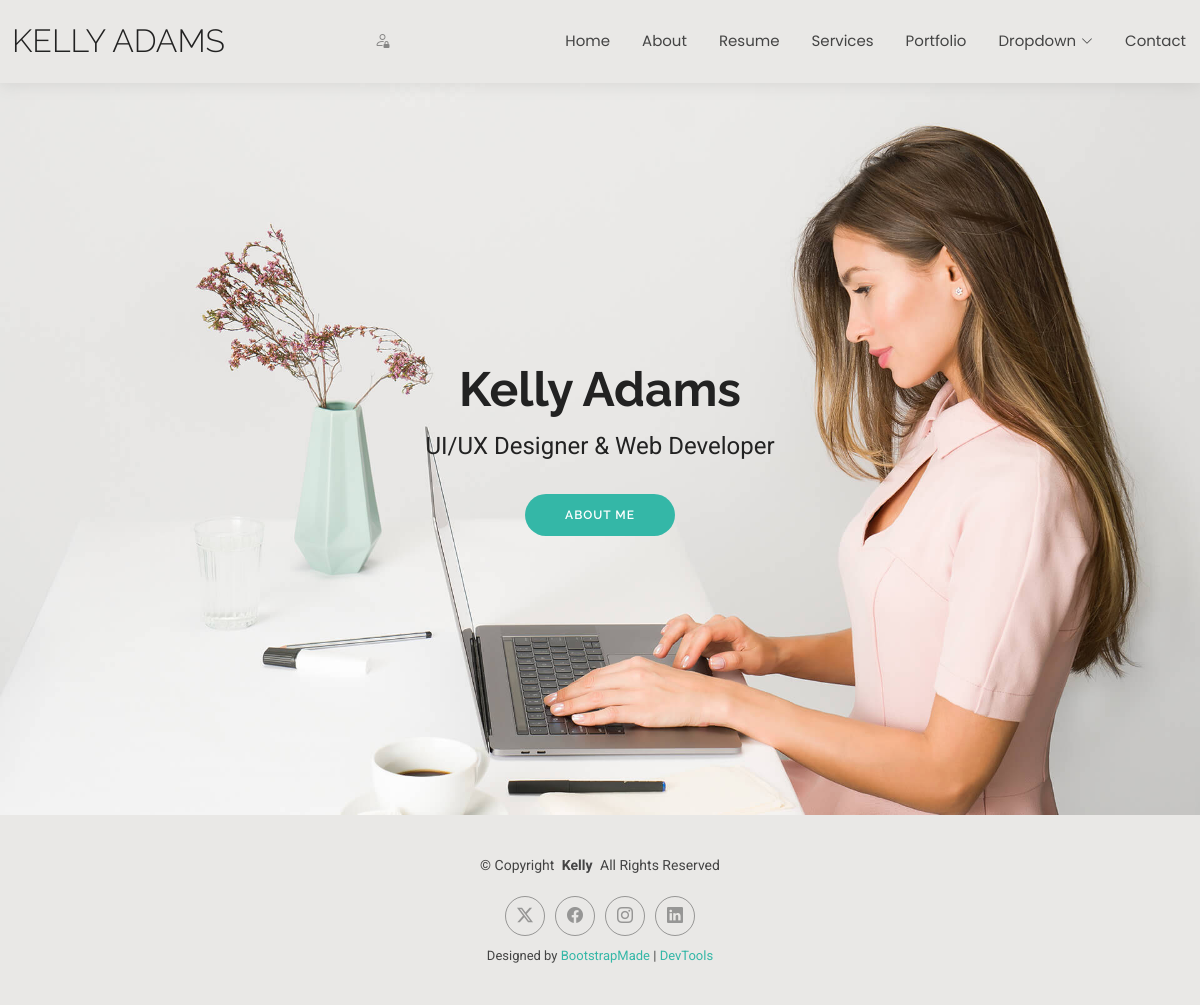
The page / on the database its author committed.
### tables this page shows
CREATE TABLE IF NOT EXISTS `profile` (
  `id` int UNSIGNED NOT NULL AUTO_INCREMENT,
  `name` varchar(100) DEFAULT NULL,
  `role` varchar(100) DEFAULT NULL,
  `description` text,
  `image` varchar(255) DEFAULT NULL,
  `birth_date` date DEFAULT NULL,
  `mobile` varchar(20) DEFAULT NULL,
  `city` varchar(100) DEFAULT NULL,
  `address` varchar(255) DEFAULT NULL,
  `email` varchar(255) DEFAULT NULL,
  `age` int DEFAULT NULL,
  `degree` varchar(150) DEFAULT NULL,
  `website` varchar(255) DEFAULT NULL,
  `freelance_status` varchar(50) DEFAULT NULL,
  PRIMARY KEY (`id`)
);

### index.php (the view, shortened to what this page needs)
<?php
require_once 'config/database.php';
?>
<?php include 'includes/header.php'; ?>
<main class="main">
    <section id="hero" class="hero section">
        <img src="assets/img/hero-bg.jpg" alt="" data-aos="fade-in">
        <div class="container text-center" data-aos="zoom-out" data-aos-delay="100">
            <div class="row justify-content-center">
                <div class="col-lg-8">
                    <h2><?= htmlspecialchars($profile['name']) ?></h2>
                    <p><?= htmlspecialchars($profile['role']) ?></p>
                    <a href="about.php" class="btn-get-started">About Me</a>
                </div>
            </div>
        </div>
    </section>
</main>
<?php include 'includes/footer.php'; ?>

### includes/header.php (shortened to what this page needs)
<?php
require_once __DIR__ . '/../config/database.php';
$stmt = $pdo->query("SELECT * FROM profile LIMIT 1");
$profile = $stmt->fetch(PDO::FETCH_ASSOC);
$bodyClass = $bodyClass ?? 'index-page';
$activePage = $activePage ?? '';
?>
<!DOCTYPE html>
<html lang="en">
<head>
    <link href="assets/vendor/bootstrap/css/bootstrap.min.css" rel="stylesheet">
    <link href="assets/vendor/bootstrap-icons/bootstrap-icons.css" rel="stylesheet">
    <link href="assets/vendor/aos/aos.css" rel="stylesheet">
    <link href="assets/vendor/swiper/swiper-bundle.min.css" rel="stylesheet">
    <link href="assets/vendor/glightbox/css/glightbox.min.css" rel="stylesheet">
    <link href="assets/css/main.css" rel="stylesheet">
</head>
<body class="<?= htmlspecialchars($bodyClass) ?>">
<header id="header" class="header d-flex align-items-center light-background sticky-top">
    <div class="container-fluid position-relative d-flex align-items-center justify-content-between">
        <a href="index.php" class="logo d-flex align-items-center me-auto me-xl-0">
            <h1 class="sitename"><?= htmlspecialchars($profile['name']) ?></h1>
        </a>
        <nav id="navmenu" class="navmenu">
            <ul>
                <li>
                    <a href="index.php" class="<?= $activePage === 'home' ? 'active' : '' ?>">
                        Home
                    </a>
                </li>
                <li>
                    <a href="about.php" class="<?= $activePage === 'about' ? 'active' : '' ?>">
                        About
                    </a>
                </li>
                <li>
                    <a href="resume.php" class="<?= $activePage === 'resume' ? 'active' : '' ?>">
                        Resume
                    </a>
                </li>
                <li>
                    <a href="services.php" class="<?= $activePage === 'services' ? 'active' : '' ?>">
                        Services
                    </a>
                </li>
                <li>
                    <a href="portfolio.php" class="<?= $activePage === 'portfolio' ? 'active' : '' ?>">
                        Portfolio
                    </a>
                </li>
                <li class="dropdown">
                    <a href="#">
                        <span>Dropdown</span>
                        <i class="bi bi-chevron-down toggle-dropdown"></i>
                    </a>
                </li>
                <li>
                    <a href="contact.html" class="<?= $activePage === 'contact' ? 'active' : '' ?>">
                        Contact
                    </a>
                </li>
            </ul>
        </nav>
        <div class="header-social-links">
            <a href="admin/login.php" class="admin-login" title="Admin Login">
                <i class="bi bi-person-lock"></i>
            </a>
        </div>
    </div>
</header>

### assets/css/main.css (style rules this page uses)
:root { --default-font: "Roboto", system-ui, -apple-system, "Segoe UI", Roboto, "Helvetica Neue", Arial, "Noto Sans", "Liberation Sans", sans-serif, "Apple Color Emoji", "Segoe UI Emoji", "Segoe UI Symbol", "Noto Color Emoji"; --heading-font: "Raleway", sans-serif; --nav-font: "Poppins", sans-serif; }
:root { --background-color: #ffffff; --default-color: #444444; --heading-color: #222222; --accent-color: #34b7a7; --surface-color: #ffffff; --contrast-color: #ffffff; }
:root { --nav-color: #444444; --nav-hover-color: #34b7a7; --nav-mobile-background-color: #ffffff; --nav-dropdown-background-color: #ffffff; --nav-dropdown-color: #444444; --nav-dropdown-hover-color: #34b7a7; }
.light-background { --background-color: #e9e8e6; --surface-color: #ffffff; }
:root { scroll-behavior: smooth; }
body { color: var(--default-color); background-color: var(--background-color); font-family: var(--default-font); }
a { color: var(--accent-color); text-decoration: none; transition: 0.3s; }
h1, h2, h3, h4, h5, h6 { color: var(--heading-color); font-family: var(--heading-font); }
.header { color: var(--default-color); background-color: var(--background-color); padding: 15px 0; transition: all 0.5s; z-index: 997; box-shadow: 0px 0 18px rgba(0, 0, 0, 0.1); }
.header .logo { line-height: 1; }
.header .logo h1 { font-size: 32px; margin: 0; font-weight: 300; text-transform: uppercase; color: var(--heading-color); }
.header .header-social-links { padding-right: 15px; }
.header .header-social-links a { color: color-mix(in srgb, var(--default-color), transparent 40%); padding-left: 6px; display: inline-block; transition: 0.3s; font-size: 16px; }
.header .header-social-links a i { line-height: 0px; }
@media (max-width: 1200px) { .header .logo { order: 1; } }
@media (max-width: 1200px) { .header .header-social-links { order: 2; } }
@media (max-width: 1200px) { .header .navmenu { order: 3; } }
@media (min-width: 1200px) { .navmenu { padding: 0; } }
@media (min-width: 1200px) { .navmenu ul { margin: 0; padding: 0; display: flex; list-style: none; align-items: center; } }
@media (min-width: 1200px) { .navmenu li { position: relative; } }
@media (min-width: 1200px) { .navmenu>ul>li { white-space: nowrap; padding: 15px 14px; } }
@media (min-width: 1200px) { .navmenu>ul>li:last-child { padding-right: 0; } }
@media (min-width: 1200px) { .navmenu a, .navmenu a:focus { color: var(--nav-color); font-size: 15px; padding: 0 2px; font-family: var(--nav-font); font-weight: 400; display: flex; align-items: center; justify-content: space-between; white-space: nowrap; transition: 0.3s; position: relative; } }
@media (min-width: 1200px) { .navmenu a i, .navmenu a:focus i { font-size: 12px; line-height: 0; margin-left: 5px; transition: 0.3s; } }
@media (min-width: 1200px) { .navmenu>ul>li>a:before { content: ""; position: absolute; height: 2px; bottom: -6px; left: 0; background-color: var(--nav-hover-color); visibility: hidden; width: 0px; transition: all 0.3s ease-in-out 0s; } }
section, .section { color: var(--default-color); background-color: var(--background-color); padding: 60px 0; scroll-margin-top: 100px; overflow: clip; }
.hero { width: 100%; min-height: calc(100vh - 82px); position: relative; padding: 80px 0; display: flex; align-items: center; justify-content: center; }
@media (max-width: 1200px) { .hero { min-height: calc(100vh - 68px); } }
.hero img { position: absolute; inset: 0; display: block; width: 100%; height: 100%; object-fit: cover; z-index: 1; }
.hero .container { position: relative; z-index: 3; }
.hero h2 { margin: 0; font-size: 48px; font-weight: 700; }
.hero p { margin: 10px 0 0 0; font-size: 24px; color: var(--heading-color); }
.hero .btn-get-started { color: var(--contrast-color); background: var(--accent-color); font-family: var(--heading-font); text-transform: uppercase; font-weight: 600; font-size: 12px; letter-spacing: 1px; display: inline-block; padding: 12px 40px; border-radius: 50px; transition: 0.5s; margin-top: 30px; }

### rows shown on the page
profile: name "KELLY ADAMS", name "Kelly Adams", role "UI/UX Designer & Web Developer"
